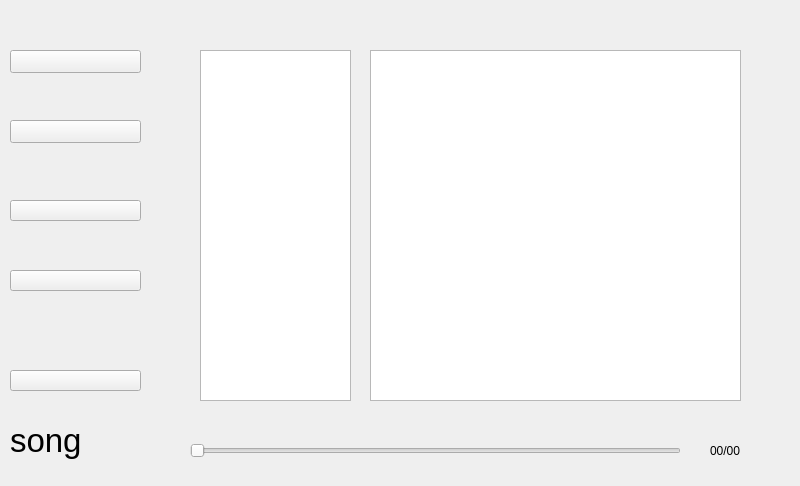
<?xml version="1.0" encoding="UTF-8"?>
<ui version="4.0">
 <class>Widget</class>
 <widget class="QWidget" name="Widget">
  <property name="geometry">
   <rect>
    <x>0</x>
    <y>0</y>
    <width>800</width>
    <height>486</height>
   </rect>
  </property>
  <property name="windowTitle">
   <string>Widget</string>
  </property>
  <widget class="QPushButton" name="pushButton_add">
   <property name="geometry">
    <rect>
     <x>10</x>
     <y>50</y>
     <width>131</width>
     <height>23</height>
    </rect>
   </property>
   <property name="text">
    <string/>
   </property>
  </widget>
  <widget class="QPushButton" name="pushButton_play">
   <property name="geometry">
    <rect>
     <x>10</x>
     <y>120</y>
     <width>131</width>
     <height>23</height>
    </rect>
   </property>
   <property name="text">
    <string/>
   </property>
  </widget>
  <widget class="QSlider" name="horizontalSlider_time">
   <property name="geometry">
    <rect>
     <x>190</x>
     <y>440</y>
     <width>491</width>
     <height>22</height>
    </rect>
   </property>
   <property name="orientation">
    <enum>Qt::Horizontal</enum>
   </property>
  </widget>
  <widget class="QLabel" name="label_song">
   <property name="geometry">
    <rect>
     <x>10</x>
     <y>420</y>
     <width>131</width>
     <height>41</height>
    </rect>
   </property>
   <property name="font">
    <font>
     <pointsize>25</pointsize>
    </font>
   </property>
   <property name="text">
    <string>song</string>
   </property>
  </widget>
  <widget class="QLabel" name="label_time">
   <property name="geometry">
    <rect>
     <x>710</x>
     <y>440</y>
     <width>71</width>
     <height>21</height>
    </rect>
   </property>
   <property name="text">
    <string>00/00</string>
   </property>
  </widget>
  <widget class="QPushButton" name="pushButton_previous">
   <property name="geometry">
    <rect>
     <x>10</x>
     <y>200</y>
     <width>131</width>
     <height>21</height>
    </rect>
   </property>
   <property name="text">
    <string/>
   </property>
  </widget>
  <widget class="QPushButton" name="pushButton_next">
   <property name="geometry">
    <rect>
     <x>10</x>
     <y>270</y>
     <width>131</width>
     <height>21</height>
    </rect>
   </property>
   <property name="text">
    <string/>
   </property>
  </widget>
  <widget class="QPushButton" name="pushButton_playbackmodel">
   <property name="geometry">
    <rect>
     <x>10</x>
     <y>370</y>
     <width>131</width>
     <height>21</height>
    </rect>
   </property>
   <property name="text">
    <string/>
   </property>
  </widget>
  <widget class="QListWidget" name="listWidget_music">
   <property name="geometry">
    <rect>
     <x>200</x>
     <y>50</y>
     <width>151</width>
     <height>351</height>
    </rect>
   </property>
  </widget>
  <widget class="QListWidget" name="listWidget_lyrics">
   <property name="geometry">
    <rect>
     <x>370</x>
     <y>50</y>
     <width>371</width>
     <height>351</height>
    </rect>
   </property>
  </widget>
 </widget>
 <resources/>
 <connections/>
</ui>
